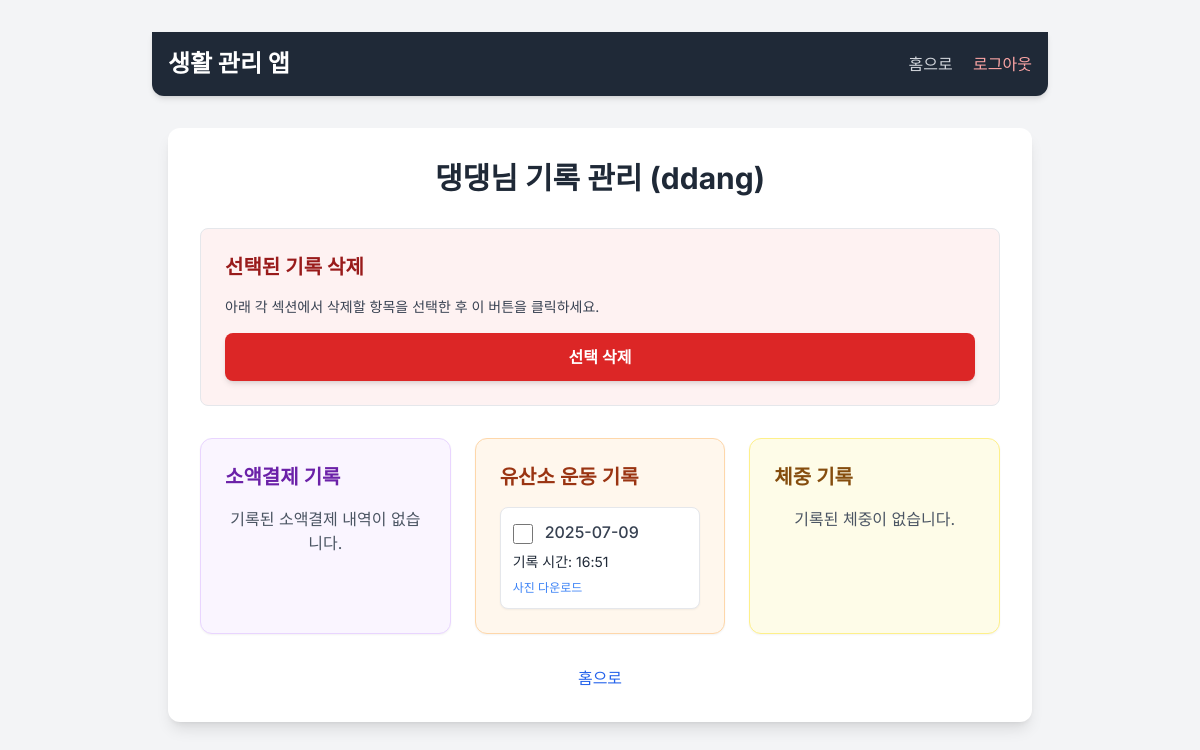
The app's page /admin_data_management (signed in), older data.
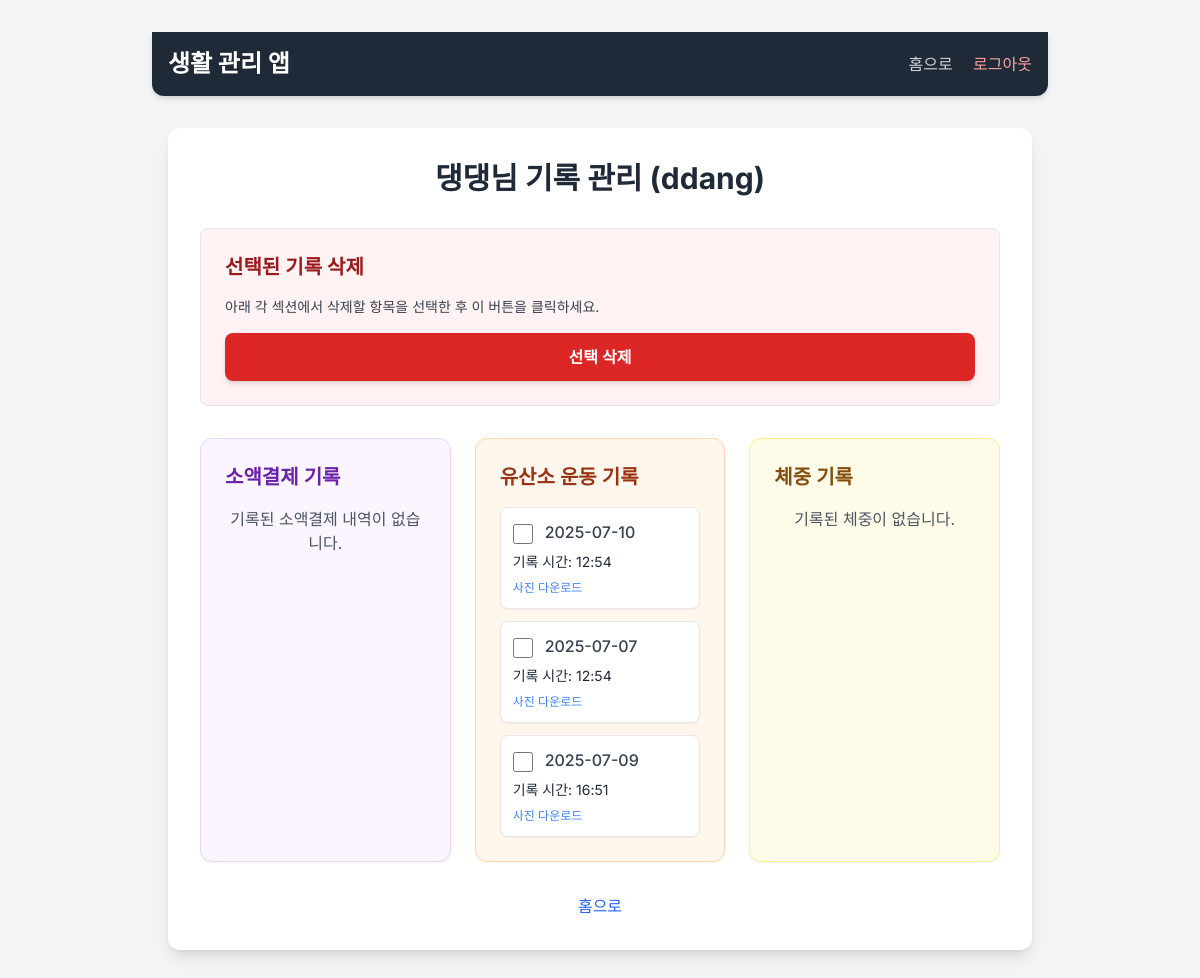
The same page, newer data.
### app.py (models this page shows, shortened)
class Cardio(db.Model):
    id = db.Column(db.Integer, primary_key=True)
    user_id = db.Column(db.Integer, db.ForeignKey('user.id'), nullable=False)
    date = db.Column(db.Date, nullable=False)
    image_filename = db.Column(db.String(120), nullable=False)
    timestamp = db.Column(db.DateTime, default=datetime.now, nullable=False)
    user = db.relationship('User', backref=db.backref('cardio_logs', lazy=True))

### app.py (the view)
@app.route('/admin_data_management')
def admin_data_management():
    if 'user_id' not in session or session.get('role') != 'owner':
        flash("관리자 권한이 필요합니다.", 'error')
        return redirect(url_for('login'))
    ddang_user = User.query.filter_by(username='ddang').first()
    ddang_user_id = ddang_user.id if ddang_user else None
    if not ddang_user_id:
        flash("댕댕님 계정을 찾을 수 없습니다.", 'error')
        return render_template('admin_data_management.html', payments=[], cardio_logs=[], weight_entries=[])
    payments = Payment.query.filter_by(user_id=ddang_user_id).order_by(db.desc(Payment.timestamp)).all()
    cardio_logs = Cardio.query.filter_by(user_id=ddang_user_id).order_by(db.desc(Cardio.timestamp)).all()
    weight_entries = WeightEntry.query.filter_by(user_id=ddang_user_id).order_by(db.desc(WeightEntry.timestamp)).all()
    return render_template('admin_data_management.html',
                           payments=payments,
                           cardio_logs=cardio_logs,
                           weight_entries=weight_entries) # commute_schedules 제거

### templates/admin_data_management.html (shortened to what the changed rows need)
{% extends "base.html" %}
{% from '_macros.html' import format_currency %}
{% block content %}
<div class="bg-white p-8 rounded-xl shadow-lg w-full max-w-6xl mx-auto">
  <h2 class="text-3xl font-bold text-center text-gray-800 mb-8">댕댕님 기록 관리 (ddang)</h2>
  <form id="adminDeleteForm" action="{{ url_for('delete_admin_selected_data') }}" method="post">
    <div class="grid grid-cols-1 lg:grid-cols-3 gap-6">
      <div class="bg-orange-50 p-6 rounded-xl shadow-sm border border-orange-200">
        {% if cardio_logs %}
          <ul class="space-y-3">
            {% for item in cardio_logs %}
              <li class="bg-white p-3 rounded-lg shadow-sm border border-gray-200 flex flex-col">
                <div class="flex items-center mb-2">
                  <input type="checkbox" name="delete_items" value="cardio_{{ item.id }}" class="mt-1 mr-3 h-5 w-5 text-red-600 border-gray-300 rounded focus:ring-red-500">
                  <span class="font-medium text-gray-700">{{ item.date.strftime('%Y-%m-%d') }}</span>
                </div>
                <p class="text-gray-800 text-sm">기록 시간: {{ item.timestamp.strftime('%H:%M') }}</p>
                {% if item.image_filename %}
                  <a href="{{ url_for('uploaded_file', filename=item.image_filename) }}" target="_blank" class="text-blue-500 hover:underline text-xs mt-2 inline-block">사진 다운로드</a>
                {% endif %}
              </li>
            {% endfor %}
          </ul>
        {% else %}
          <p class="text-center text-gray-600">기록된 유산소 운동이 없습니다.</p>
        {% endif %}
      </div>
    </div>
  </form>
</div>
{% endblock %}

Row changes from the older to the newer data that the page shows:
added Cardio: date "2025-07-10", timestamp "12:54"
added Cardio: date "2025-07-07", timestamp "12:54"
